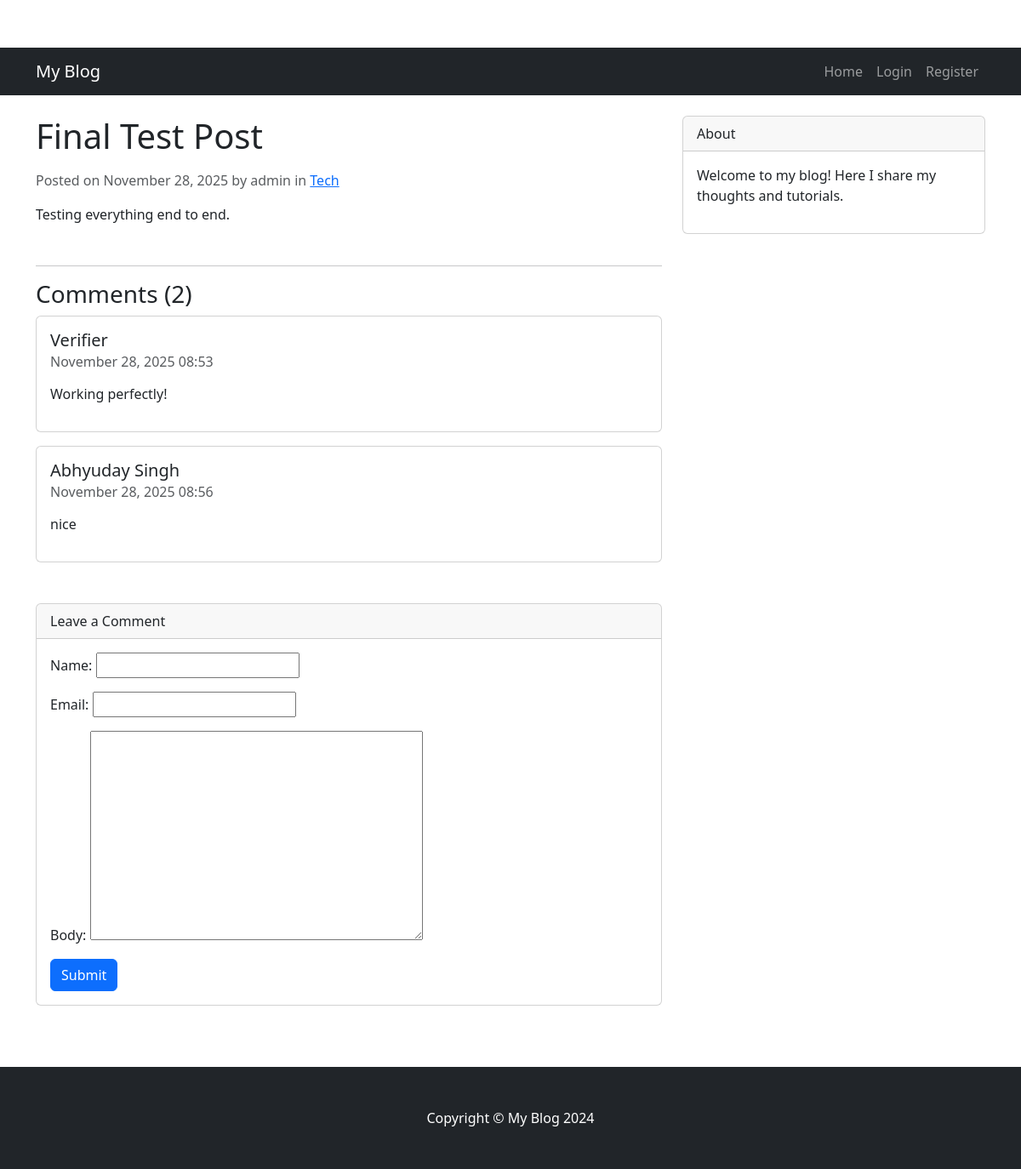
Screenshot of /final-test-post/ with the database file from the repository.
### blog/models.py (models this page shows, shortened)
class Post(models.Model):
    title = models.CharField(max_length=200)
    slug = models.SlugField(unique=True, blank=True)
    content = models.TextField()
    author = models.ForeignKey(User, on_delete=models.CASCADE)
    category = models.ForeignKey(Category, on_delete=models.SET_NULL, null=True, blank=True)
    image = models.ImageField(upload_to='posts/', blank=True, null=True)
    created_at = models.DateTimeField(auto_now_add=True)
    updated_at = models.DateTimeField(auto_now=True)

class Category(models.Model):
    name = models.CharField(max_length=100)
    slug = models.SlugField(unique=True, blank=True)
    class Meta:
        verbose_name_plural = "Categories"

class Comment(models.Model):
    post = models.ForeignKey(Post, on_delete=models.CASCADE, related_name='comments')
    name = models.CharField(max_length=80)
    email = models.EmailField()
    body = models.TextField()
    created_at = models.DateTimeField(auto_now_add=True)
    active = models.BooleanField(default=True)
    class Meta:
        ordering = ['created_at']

### blog/views.py (the view)
# urls.py: path('<slug:slug>/', views.post_detail, name='post_detail'),
def post_detail(request, slug):
    template_name = 'blog/post_detail.html'
    post = get_object_or_404(Post, slug=slug)
    comments = post.comments.filter(active=True)
    new_comment = None
    if request.method == 'POST':
        comment_form = CommentForm(data=request.POST)
        if comment_form.is_valid():
            new_comment = comment_form.save(commit=False)
            new_comment.post = post
            new_comment.save()
            return redirect('post_detail', slug=post.slug)
    else:
        comment_form = CommentForm()
    return render(request, template_name, {
        'post': post,
        'comments': comments,
        'new_comment': new_comment,
        'comment_form': comment_form
    })

### blog/forms.py
class CommentForm(forms.ModelForm):
    class Meta:
        model = Comment
        fields = ('name', 'email', 'body')

### templates/blog/post_detail.html (shortened to what this page needs)
{% extends 'base.html' %}
{% load crispy_forms_tags %}
{% block content %}
<article>
    <h1 class="mb-3">{{ post.title }}</h1>
    <div class="text-muted mb-3">
        Posted on {{ post.created_at|date:"F d, Y" }} by {{ post.author }}
        {% if post.category %}
        in <a href="{% url 'category_list' post.category.slug %}">{{ post.category.name }}</a>
        {% endif %}
    </div>
    <div class="mb-5">
        {{ post.content|linebreaks }}
    </div>
</article>
<hr>
<div class="mb-5">
    <h3>Comments ({{ comments.count }})</h3>
    {% for comment in comments %}
    <div class="card mb-3">
        <div class="card-body">
            <h5 class="card-title">{{ comment.name }}</h5>
            <h6 class="card-subtitle mb-2 text-muted">{{ comment.created_at|date:"F d, Y H:i" }}</h6>
            <p class="card-text">{{ comment.body|linebreaks }}</p>
        </div>
    </div>
    {% empty %}
    <p>No comments yet.</p>
    {% endfor %}
</div>
<div class="card mb-4">
    <div class="card-header">Leave a Comment</div>
    <div class="card-body">
        {% if new_comment %}
        <div class="alert alert-success" role="alert">
            Your comment is awaiting moderation.
        </div>
        {% else %}
        <form method="post">
            {{ comment_form.as_p }}
            <button type="submit" class="btn btn-primary">Submit</button>
        </form>
        {% endif %}
    </div>
</div>
{% endblock %}

### static/css/style.css (style rules this page uses)
body { padding-top: 56px; }

### rows the page displays
Post: title "Final Test Post", created_at "November 28, 2025", author "admin", category.name "Tech", content "Testing everything end to end."
Comment: name "Verifier", created_at "November 28, 2025 08:53", body "Working perfectly!"
Comment: name "Abhyuday Singh", created_at "November 28, 2025 08:56", body "nice"

### other values shown
{{ comments.count }} "2"
